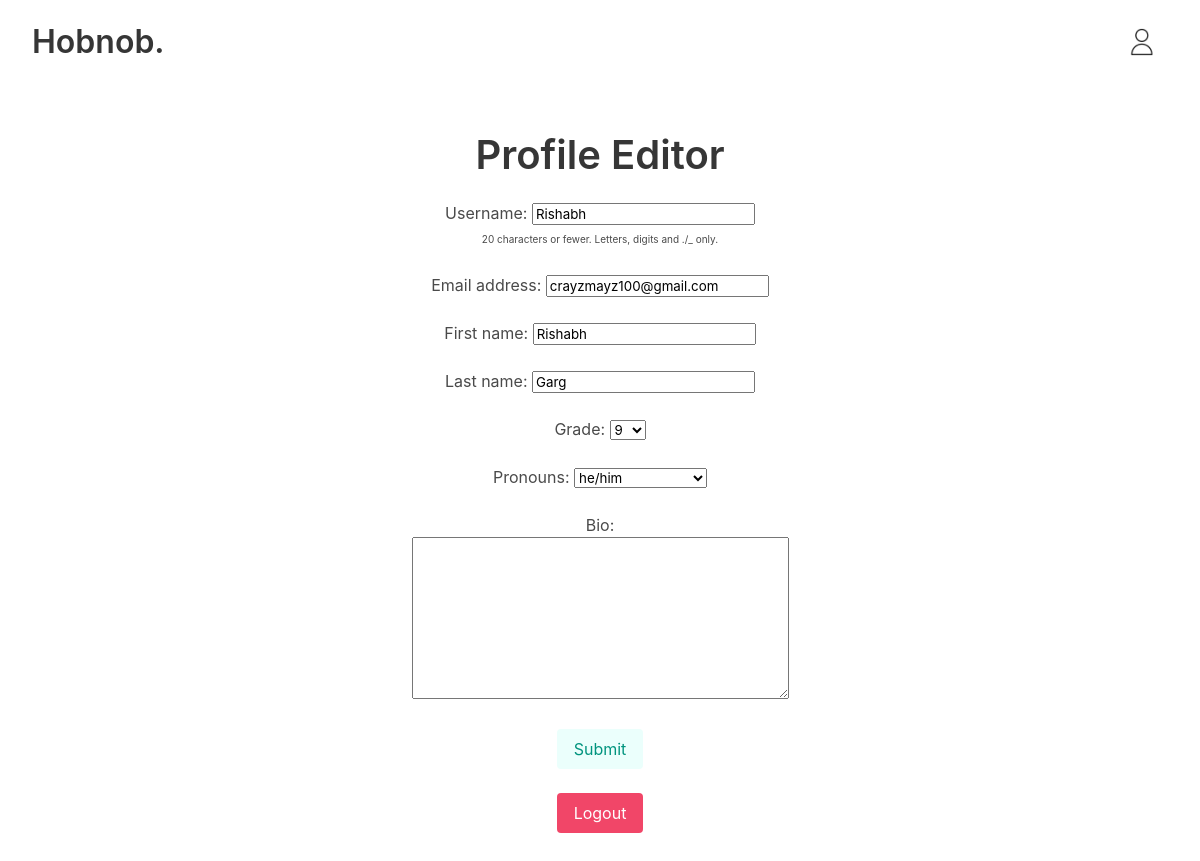
Page /profile/ (signed in) on the committed database.
### WebApp/models.py (models this page shows, shortened)
class User(AbstractUser):
    username_validator = UsernameValidator()
    username = models.CharField(
        _("username"),
        max_length=20,
        unique=True,
        help_text=_(
            "20 characters or fewer. Letters, digits and ./_ only."
        ),
        validators=[username_validator],
        error_messages={
            "unique": _("A user with that username already exists."),
        },
    )
    password_validator = PasswordValidator()
    password = models.CharField(
        _("password"),
        max_length=128,
        validators=[password_validator]
    )
    grade_choices = (
        (9, '9'),
        (10, '10'),
        (11, '11'),
        (12, '12'),
    )
    grade = models.IntegerField(choices=grade_choices, default=9)
    pronoun_choices = (
        ('he/him', 'he/him'),
        ('she/her', 'she/her'),
        ('they/them', 'they/them'),
        ('Prefer Not To Say', 'Prefer Not To Say'),
    )
    pronouns = models.CharField(
        choices=pronoun_choices,
        max_length=20,
        default='Prefer Not To Say'
    )
    school = models.CharField(max_length=100, default='')
    recent_calls = models.ManyToManyField('self', blank=True, symmetrical=False)
    in_queue = models.BooleanField(default=False)
    user_bio = models.TextField(max_length=1000, default='')
    REQUIRED_FIELDS = ["email", "first_name", "last_name",
                       "grade", "pronouns", "school", "password"]

### WebApp/views.py (the view)
# urls.py: path('profile/', views.profile, name='profile'),
@login_required(login_url="login")
def profile(request: HttpRequest) -> HttpResponse:
    if request.method == "POST":
        form: UserEditForm = UserEditForm(request.POST, instance=request.user)
        if form.is_valid():
            form.save()
    else:
        form: UserEditForm = UserEditForm(instance=request.user)
    return render(request, "profile.html", {"form": form})

### WebApp/forms.py
class UserEditForm(forms.ModelForm):
    user_bio = forms.CharField(widget=forms.Textarea(), label='Bio', label_suffix=':\n', required=False)
    class Meta:
        model = User
        fields = ['username', 'email', 'first_name', 'last_name', 'grade', 'pronouns', 'user_bio']

### WebApp/templates/profile.html (shortened to what this page needs)
{% load static %}
<!DOCTYPE html>
<html lang="en">
<head>
    <link rel="stylesheet" href="https://cdn.jsdelivr.net/npm/bulma@0.9.4/css/bulma.min.css">
    <link rel="stylesheet" href="{% static 'css/style.css' %}">
</head>
<body>
    <nav class="navbar py-4">
        <div class="container is-fluid">
            <div class="navbar-brand">
                <a class="navbar-item" href="/">
                    <h1 class="title">Hobnob<strong>.</strong></h1>
                </a>
            </div>
            <div class="navbar-end">
                <a class="navbar-item" href="/call">
                    <img src="{% static 'images/profile.png' %}" alt="Profile Icon">
                </a>
            </div>
        </div>
    </nav>
    <section class="section is-fullheight has-text-centered">
        {% block content %}
        <h2 class="title is-2">Profile Editor</h2>
        <div class="form">
            <form method="post" action="{% url 'profile' %}" class="form">
                {{ form.as_p }}
                <div class="field has-text-centered">
                    <div class="control">
                        <button type="submit" class="button is-light is-primary">Submit</button>
                    </div>
                </div>
            </form>
            <br>
            <form method="post" action="{% url 'logout' %}" class="form">
                <div class="field has-text-centered">
                    <div class="control">
                        <button type="submit" class="button is-danger">Logout</button>
                    </div>
                </div>
            </form>
        </div>
        {% endblock %}
    </section>
</body>

### WebApp/static/css/style.css (style rules this page uses)
div.form p::after { content: "\A\A"; white-space: pre; }
div.form p span.helptext { font-size: 10px; }
div.form p span.helptext::before { content: "\A"; white-space: pre; }

### WebApp/templates/profile.html (style rules this page uses)
label { white-space: pre-line; }

### rows in the picture
User: username "Rishabh", email "crayzmayz100@gmail.com", first_name "Rishabh", last_name "Garg", grade "9", pronouns "he/him"
